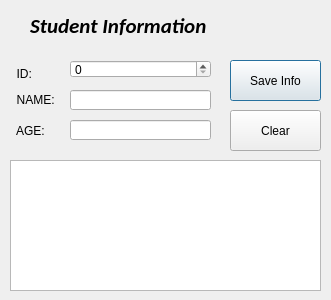
<?xml version="1.0" encoding="UTF-8"?>
<ui version="4.0">
 <class>Dialog</class>
 <widget class="QDialog" name="Dialog">
  <property name="geometry">
   <rect>
    <x>0</x>
    <y>0</y>
    <width>331</width>
    <height>300</height>
   </rect>
  </property>
  <property name="windowTitle">
   <string>Dialog</string>
  </property>
  <widget class="QLabel" name="label">
   <property name="geometry">
    <rect>
     <x>10</x>
     <y>90</y>
     <width>94</width>
     <height>20</height>
    </rect>
   </property>
   <property name="text">
    <string>  NAME:</string>
   </property>
  </widget>
  <widget class="QLabel" name="label_3">
   <property name="geometry">
    <rect>
     <x>10</x>
     <y>120</y>
     <width>94</width>
     <height>21</height>
    </rect>
   </property>
   <property name="text">
    <string>  AGE:</string>
   </property>
  </widget>
  <widget class="QLineEdit" name="name_txt">
   <property name="geometry">
    <rect>
     <x>70</x>
     <y>90</y>
     <width>141</width>
     <height>20</height>
    </rect>
   </property>
  </widget>
  <widget class="QLabel" name="label_11">
   <property name="geometry">
    <rect>
     <x>10</x>
     <y>63</y>
     <width>94</width>
     <height>21</height>
    </rect>
   </property>
   <property name="text">
    <string>  ID:</string>
   </property>
  </widget>
  <widget class="QSpinBox" name="id_spin">
   <property name="geometry">
    <rect>
     <x>70</x>
     <y>60</y>
     <width>141</width>
     <height>18</height>
    </rect>
   </property>
  </widget>
  <widget class="QListWidget" name="info_lw">
   <property name="geometry">
    <rect>
     <x>10</x>
     <y>160</y>
     <width>311</width>
     <height>131</height>
    </rect>
   </property>
   <property name="focusPolicy">
    <enum>Qt::NoFocus</enum>
   </property>
  </widget>
  <widget class="QLineEdit" name="age_txt">
   <property name="geometry">
    <rect>
     <x>70</x>
     <y>120</y>
     <width>141</width>
     <height>20</height>
    </rect>
   </property>
  </widget>
  <widget class="QLabel" name="label_2">
   <property name="enabled">
    <bool>true</bool>
   </property>
   <property name="geometry">
    <rect>
     <x>30</x>
     <y>0</y>
     <width>201</width>
     <height>51</height>
    </rect>
   </property>
   <property name="font">
    <font>
     <family>Calibri</family>
     <pointsize>16</pointsize>
     <weight>75</weight>
     <italic>true</italic>
     <bold>true</bold>
    </font>
   </property>
   <property name="text">
    <string>Student Information</string>
   </property>
  </widget>
  <widget class="QPushButton" name="save_btn">
   <property name="geometry">
    <rect>
     <x>230</x>
     <y>60</y>
     <width>91</width>
     <height>41</height>
    </rect>
   </property>
   <property name="text">
    <string>Save Info</string>
   </property>
   <property name="default">
    <bool>false</bool>
   </property>
  </widget>
  <widget class="QPushButton" name="clear_btn">
   <property name="geometry">
    <rect>
     <x>230</x>
     <y>110</y>
     <width>91</width>
     <height>41</height>
    </rect>
   </property>
   <property name="text">
    <string>Clear</string>
   </property>
   <property name="default">
    <bool>false</bool>
   </property>
  </widget>
 </widget>
 <resources/>
 <connections/>
</ui>
